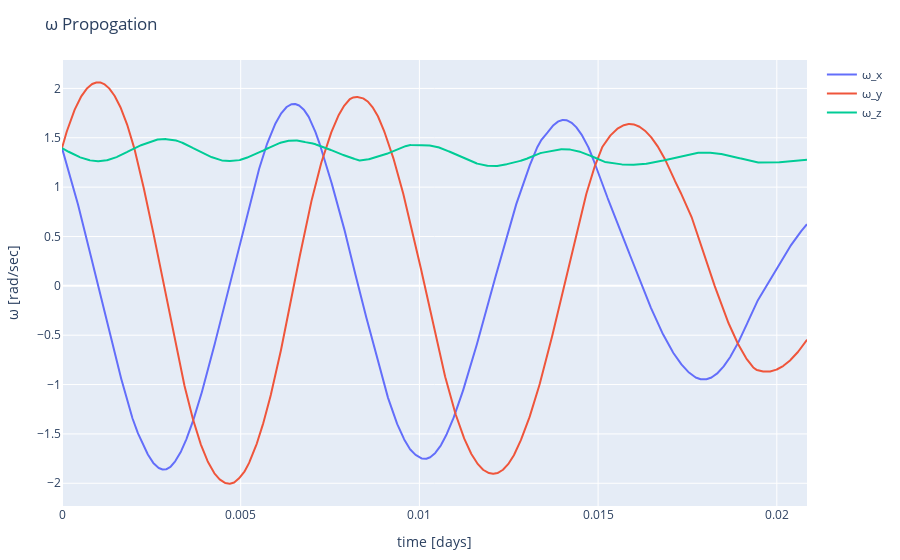

Write notebook code for a chart like this one.
### Code cell
# plot numerical integration outputs
hist = getindex.(state_hist,2)
ω_x_vs_time = scatter(x=time_hist.-time_hist[1], y=getindex.(hist,1), mode="lines", name="ω_x")
ω_y_vs_time = scatter(x=time_hist.-time_hist[1], y=getindex.(hist,2), mode="lines", name="ω_y")
ω_z_vs_time =scatter(x=time_hist.-time_hist[1], y=getindex.(hist,3), mode="lines", name="ω_z")
layout = Layout(title="ω Propogation", xaxis_title="time [days]", yaxis_title="ω [rad/sec]")
plot([ω_x_vs_time, ω_y_vs_time, ω_z_vs_time],layout)

### Figure 1 — Plotly figure (JSON) as saved in the notebook; plotly's stock layout.template omitted (floating-point values rounded to 4 significant figures; data arrays with more than 128 entries replaced by an {"elided": "..."} marker saying what was removed)
{"data": [{"mode": "lines", "name": "ω_x", "type": "scatter", "x": {"elided": "1802 float values"}, "y": {"elided": "1802 float values"}}, {"mode": "lines", "name": "ω_y", "type": "scatter", "x": {"elided": "1802 float values"}, "y": {"elided": "1802 float values"}}, {"mode": "lines", "name": "ω_z", "type": "scatter", "x": {"elided": "1802 float values"}, "y": {"elided": "1802 float values"}}], "layout": {"margin": {"b": 50, "l": 50, "r": 50, "t": 60}, "title": "ω Propogation", "xaxis": {"title": {"text": "time [days]"}}, "yaxis": {"title": {"text": "ω [rad/sec]"}}}}
